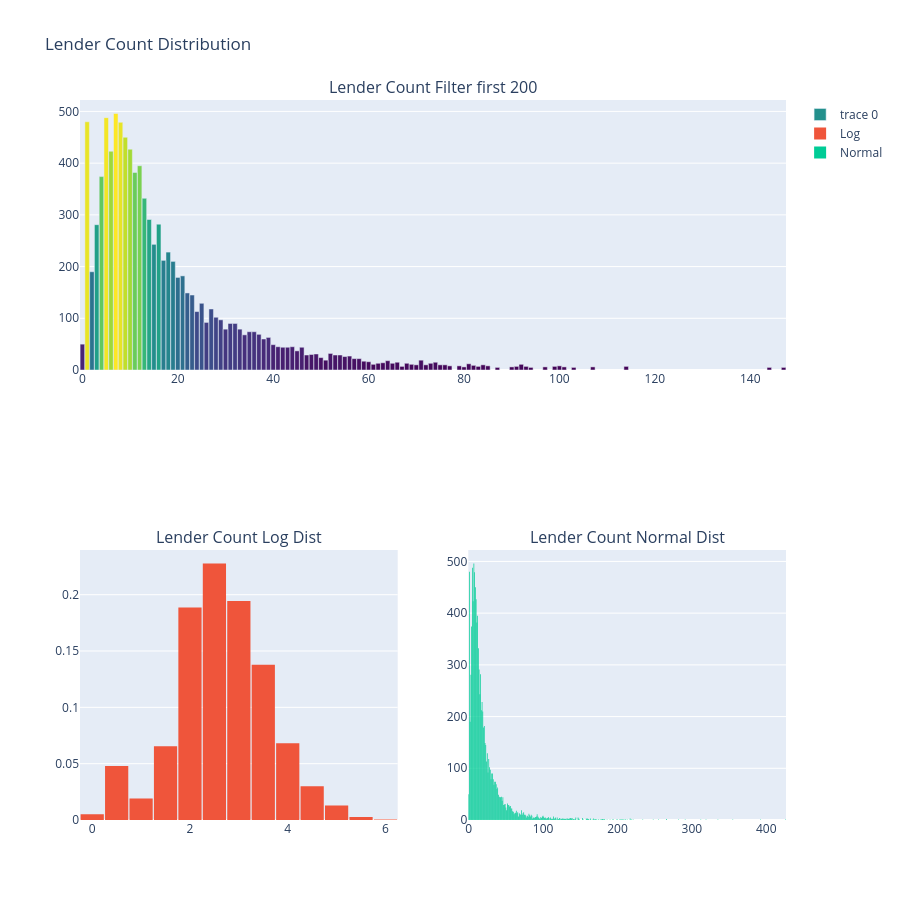

The code cell stored with this chart in its notebook:
### Markdown cell above
# <p style="background-color:#8502d1; font-family:calibri; color:white; font-size:150%; text-align:center; border-radius:15px 50px;"> Visualizing Lender Count Distributions in Kiva Dataset Using Plotly

### Code cell
import plotly.graph_objs as go
from plotly.subplots import make_subplots
import plotly.io as py
import plotly.offline as pyo

# Creating a histogram for the logarithmic transformation of 'lender_count'
trace0 = go.Histogram(x=np.log(df_kiva['lender_count'] + 1), 
                      name='Log',
                      nbinsx=30,  # Number of bins
                      histnorm='probability')  # Normalizing to show probabilities

# Creating a histogram for 'lender_count' without transformation
trace1 = go.Histogram(x=df_kiva['lender_count'], 
                      name='Normal', 
                      nbinsx=600)  # Number of bins adjusted due to untransformed data

# Creating a bar chart for the top 100 most common 'lender_count' values
trace2 = go.Bar(
    x=df_kiva["lender_count"].value_counts()[:100].index.values,  # X-axis shows lender count values
    y=df_kiva["lender_count"].value_counts()[:100].values,  # Y-axis shows frequency of each lender count
    marker=dict(
        color=df_kiva["lender_count"].value_counts()[:200].values,  # Color based on frequency
        colorscale='Viridis'  # Color scale for aesthetic mapping
    )
)

# Initializing the subplot layout with 2 rows and 2 columns
# The first plot spans two columns
fig = make_subplots(rows=2, cols=2, specs=[[{'colspan': 2}, None], [{}, {}]],
                    subplot_titles=('Lender Count Filter first 200',
                                    'Lender Count Log Dist',
                                    'Lender Count Normal Dist'))

# Adding each trace to the subplot grid
fig.add_trace(trace2, row=1, col=1)  # Bar chart in the first row, spanning two columns
fig.add_trace(trace0, row=2, col=1)  # Log histogram in the second row, first column
fig.add_trace(trace1, row=2, col=2)  # Normal histogram in the second row, second column

# Updating the overall layout of the figure
fig.update_layout(showlegend=True, title='Lender Count Distribution', 
                  bargap=0.05,  # Gap between bars of adjacent locations
                  height=900, width=900)  # Setting the size of the figure

# Displaying the figure in an offline Jupyter environment
pyo.iplot(fig, filename='custom-sized-subplot-with-subplot-titles')

### Figure 1 — Plotly figure (JSON) as saved in the notebook; plotly's stock layout.template omitted (floating-point values rounded to 4 significant figures; data arrays with more than 128 entries replaced by an {"elided": "..."} marker saying what was removed)
{"data": [{"marker": {"color": {"elided": "199 int values"}, "colorscale": [[0, "#440154"], [0.1111, "#482878"], [0.2222, "#3e4989"], [0.3333, "#31688e"], [0.4444, "#26828e"], [0.5556, "#1f9e89"], [0.6667, "#35b779"], [0.7778, "#6ece58"], [0.8889, "#b5de2b"], [1, "#fde725"]]}, "type": "bar", "x": [7, 5, 1, 8, 9, 10, 6, 12, 11, 4, 13, 14, 16, 3, 15, 18, 17, 19, 2, 21, 20, 22, 23, 25, 27, 24, 28, 29, 26, 31, 32, 33, 30, 36, 35, 37, 34, 39, 38, 0, 40, 41, 44, 43, 42, 46, 45, 52, 49, 48, 53, 47, 54, 56, 55, 50, 57, 58, 51, 71, 64, 59, 60, 74, 66, 63, 68, 73, 62, 65, 81, 92, 69, 61, 75, 76, 84, 70, 72, 82, 79, 100, 77, 85, 67, 93, 83, 114, 99, 91, 90, 97, 107, 101, 80, 147, 87, 103, 144, 94], "xaxis": "x", "y": [496, 488, 480, 479, 450, 427, 423, 395, 382, 374, 332, 291, 282, 281, 243, 228, 212, 210, 190, 182, 179, 149, 145, 129, 118, 113, 102, 97, 92, 90, 90, 79, 79, 74, 74, 69, 68, 63, 60, 50, 49, 45, 45, 44, 44, 44, 37, 32, 31, 30, 29, 29, 29, 27, 26, 24, 22, 22, 19, 19, 18, 17, 16, 15, 15, 14, 13, 13, 13, 13, 12, 11, 11, 11, 10, 10, 10, 10, 10, 9, 8, 8, 8, 8, 7, 7, 7, 7, 7, 7, 6, 6, 6, 6, 6, 5, 5, 5, 5, 5], "yaxis": "y"}, {"histnorm": "probability", "name": "Log", "nbinsx": 30, "type": "histogram", "x": {"elided": "10000 float values"}, "xaxis": "x2", "yaxis": "y2"}, {"name": "Normal", "nbinsx": 600, "type": "histogram", "x": {"elided": "10000 int values"}, "xaxis": "x3", "yaxis": "y3"}], "layout": {"annotations": [{"font": {"size": 16}, "showarrow": false, "text": "Lender Count Filter first 200", "x": 0.5, "xanchor": "center", "xref": "paper", "y": 1, "yanchor": "bottom", "yref": "paper"}, {"font": {"size": 16}, "showarrow": false, "text": "Lender Count Log Dist", "x": 0.225, "xanchor": "center", "xref": "paper", "y": 0.375, "yanchor": "bottom", "yref": "paper"}, {"font": {"size": 16}, "showarrow": false, "text": "Lender Count Normal Dist", "x": 0.775, "xanchor": "center", "xref": "paper", "y": 0.375, "yanchor": "bottom", "yref": "paper"}], "bargap": 0.05, "height": 900, "showlegend": true, "title": {"text": "Lender Count Distribution"}, "width": 900, "xaxis": {"anchor": "y", "domain": [0, 1]}, "xaxis2": {"anchor": "y2", "domain": [0, 0.45]}, "xaxis3": {"anchor": "y3", "domain": [0.55, 1]}, "yaxis": {"anchor": "x", "domain": [0.625, 1]}, "yaxis2": {"anchor": "x2", "domain": [0, 0.375]}, "yaxis3": {"anchor": "x3", "domain": [0, 0.375]}}}
